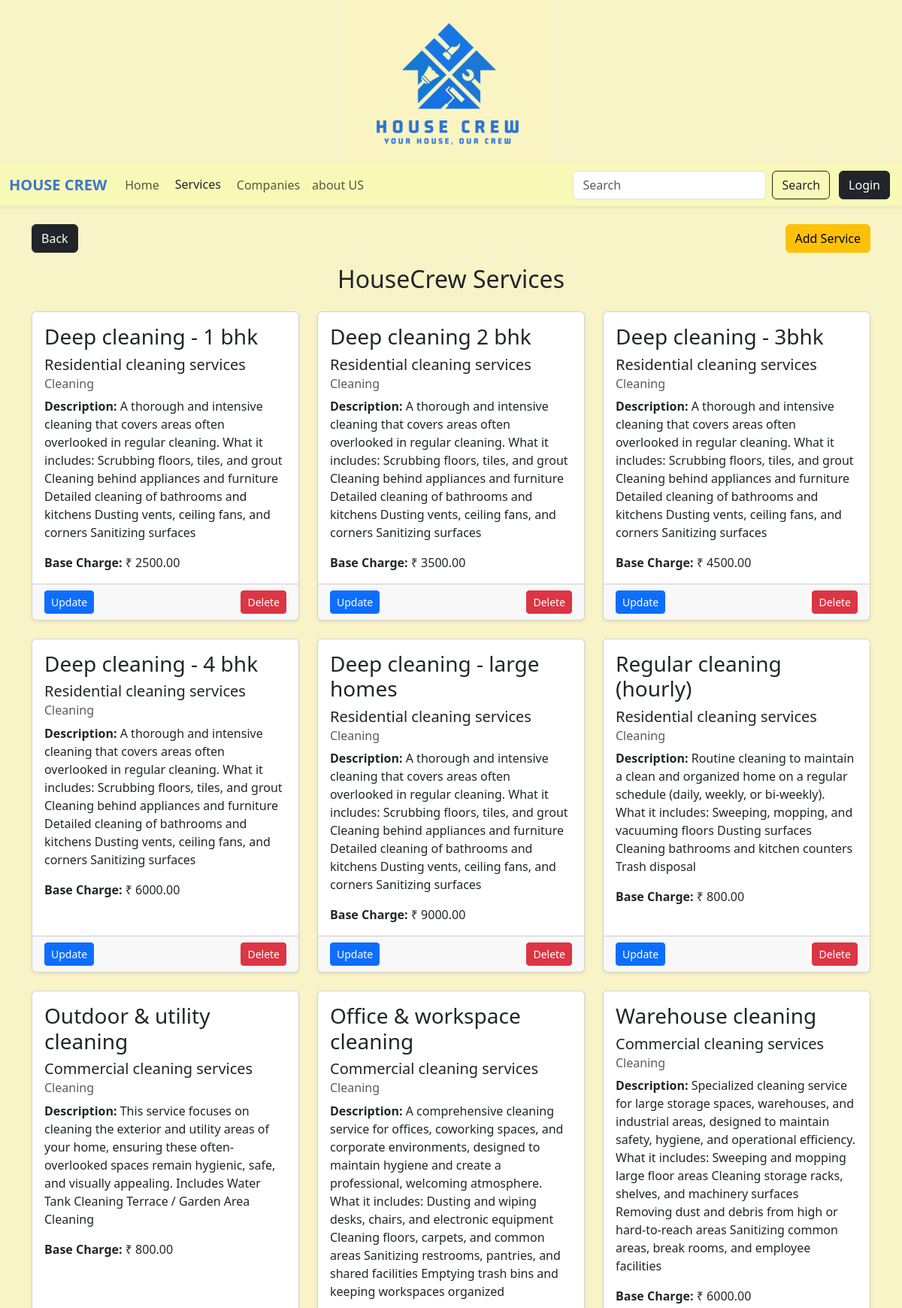
/admin-app/sub_services/ (upper part), run on the app's committed database.
### admin_app/models.py (models this page shows, shortened)
class AddServices(models.Model):
    crew=models.ForeignKey(HouseCrew, on_delete=models.CASCADE, null=False, blank=False, related_name='services')
    name_of_service=models.CharField(max_length=100)
    description=models.TextField()
    base_charge=models.DecimalField(max_digits=10, decimal_places=2)
    category=models.ForeignKey(S_Category, on_delete=models.CASCADE, null=True, blank=False, related_name='services')
    is_emergency=models.BooleanField(default=False)

class HouseCrew(models.Model):
    h_services=models.CharField(max_length=100)
    s_category=models.ForeignKey(S_Category, on_delete=models.CASCADE, null=False, blank=False )
    is_emergency=models.BooleanField(default=False)
    class Meta:
        unique_together=('h_services', 's_category')

class S_Category(models.Model):
    category=models.CharField(max_length=60)
    slug = models.SlugField(unique=True, blank=True, db_index=True)

### admin_app/views.py (the view)
# urls.py: path('sub_services/',views.sub_services,name='sub_services'),
def sub_services(request):
    sub_services=AddServices.objects.all()
    return render(request, 'admin_app/sub_services.html', {'services' : sub_services})

### admin_app/templates/admin_app/sub_services.html (shortened to what this page needs)
{% extends "user_app/base.html" %}
{% block content %}
<div class="container mt-4">
    <div class="d-flex justify-content-between mb-3">
        <a class="btn btn-dark" href="{% url 'service_categories' %}">Back</a>
        <a class="btn btn-warning" href="{% url 'add_sub_services' %}">Add Service</a>
    </div>
    <h2 class="text-center mb-4">HouseCrew Services</h2>
    <div class="row row-cols-1 row-cols-md-2 row-cols-lg-3 g-4">
        {% for service in services %}
        <div class="col">
            <div class="card h-100 shadow-sm">
                <div class="card-body">
                    <h3 class="card-text"><strong></strong> {{ service.name_of_service }}</h3>
                    <h5 class="card-title">{{ service.crew.h_services }}</h5>
                    <h6 class="card-subtitle mb-2 text-muted">{{ service.crew.s_category.category }}</h6>
                    <p class="card-text"><strong>Description:</strong> {{ service.description }}</p>
                    <p class="card-text"><strong>Base Charge:</strong> ₹ {{ service.base_charge|floatformat:2 }}</p>
                </div>
                <div class="card-footer d-flex justify-content-between">
                    <a class="btn btn-sm btn-primary" href="{% url 'update_subservices' service.pk %}">Update</a>
                    <form method="POST" action="{% url 'delete_subservices' service.pk %}" class="d-inline">
                        <button class="btn btn-sm btn-danger"
                                onclick="return confirm('Are you sure you want to delete this Service?');">Delete</button>
                    </form>
                </div>
            </div>
        </div>
        {% empty %}
        <div class="col">
            <div class="alert alert-info text-center">
                No services found.
            </div>
        </div>
        {% endfor %}
    </div>
</div>
{% endblock content %}

### data on the page
AddServices: name_of_service "Deep cleaning - 1 bhk", crew.h_services "Residential cleaning services", crew.s_category.category "Cleaning", description "A thorough and intensive cleaning that covers areas often overlooked in regular cleaning. What it includes: Scrubbing floors, tiles, and grout Cleaning behind appliances and furniture Detailed cleaning of bathrooms and kitchens Dusting vents, ceiling fans, and corners Sanitizing surfaces", base_charge "2500.00"
AddServices: name_of_service "Deep cleaning 2 bhk", crew.h_services "Residential cleaning services", crew.s_category.category "Cleaning", description "A thorough and intensive cleaning that covers areas often overlooked in regular cleaning. What it includes: Scrubbing floors, tiles, and grout Cleaning behind appliances and furniture Detailed cleaning of bathrooms and kitchens Dusting vents, ceiling fans, and corners Sanitizing surfaces", base_charge "3500.00"
AddServices: name_of_service "Deep cleaning - 3bhk", crew.h_services "Residential cleaning services", crew.s_category.category "Cleaning", description "A thorough and intensive cleaning that covers areas often overlooked in regular cleaning. What it includes: Scrubbing floors, tiles, and grout Cleaning behind appliances and furniture Detailed cleaning of bathrooms and kitchens Dusting vents, ceiling fans, and corners Sanitizing surfaces", base_charge "4500.00"
AddServices: name_of_service "Deep cleaning - 4 bhk", crew.h_services "Residential cleaning services", crew.s_category.category "Cleaning", description "A thorough and intensive cleaning that covers areas often overlooked in regular cleaning. What it includes: Scrubbing floors, tiles, and grout Cleaning behind appliances and furniture Detailed cleaning of bathrooms and kitchens Dusting vents, ceiling fans, and corners Sanitizing surfaces", base_charge "6000.00"
AddServices: name_of_service "Deep cleaning - large homes", crew.h_services "Residential cleaning services", crew.s_category.category "Cleaning", description "A thorough and intensive cleaning that covers areas often overlooked in regular cleaning. What it includes: Scrubbing floors, tiles, and grout Cleaning behind appliances and furniture Detailed cleaning of bathrooms and kitchens Dusting vents, ceiling fans, and corners Sanitizing surfaces", base_charge "9000.00"
AddServices: name_of_service "Regular cleaning (hourly)", crew.h_services "Residential cleaning services", crew.s_category.category "Cleaning", description "Routine cleaning to maintain a clean and organized home on a regular schedule (daily, weekly, or bi-weekly). What it includes: Sweeping, mopping, and vacuuming floors Dusting surfaces Cleaning bathrooms and kitchen counters Trash disposal", base_charge "800.00"
AddServices: name_of_service "Outdoor & utility cleaning", crew.h_services "Commercial cleaning services", crew.s_category.category "Cleaning", description "This service focuses on cleaning the exterior and utility areas of your home, ensuring these often-overlooked spaces remain hygienic, safe, and visually appealing. Includes Water Tank Cleaning Terrace / Garden Area Cleaning", base_charge "800.00"
AddServices: name_of_service "Office & workspace cleaning", crew.h_services "Commercial cleaning services", crew.s_category.category "Cleaning", description "A comprehensive cleaning service for offices, coworking spaces, and corporate environments, designed to maintain hygiene and create a professional, welcoming atmosphere. What it includes: Dusting and wiping desks, chairs, and electronic equipment Cleaning floors, carpets, and common areas Sanitizing restrooms, pantries, and shared facilities Emptying trash bins and keeping workspaces organized"
AddServices: name_of_service "Warehouse cleaning", crew.h_services "Commercial cleaning services", crew.s_category.category "Cleaning", description "Specialized cleaning service for large storage spaces, warehouses, and industrial areas, designed to maintain safety, hygiene, and operational efficiency. What it includes: Sweeping and mopping large floor areas Cleaning storage racks, shelves, and machinery surfaces Removing dust and debris from high or hard-to-reach areas Sanitizing common areas, break rooms, and employee facilities", base_charge "6000.00"
